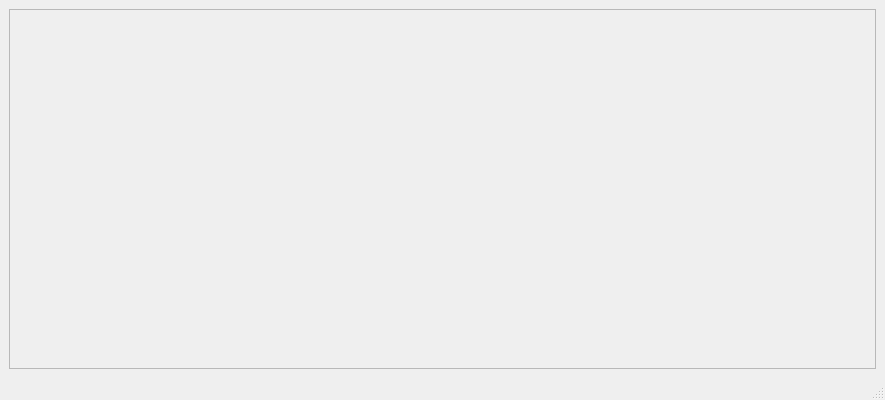
<?xml version="1.0" encoding="UTF-8"?>
<ui version="4.0">
 <class>ViewSecondDose</class>
 <widget class="QMainWindow" name="ViewSecondDose">
  <property name="geometry">
   <rect>
    <x>0</x>
    <y>0</y>
    <width>885</width>
    <height>400</height>
   </rect>
  </property>
  <property name="windowTitle">
   <string>MainWindow</string>
  </property>
  <widget class="QWidget" name="centralwidget">
   <layout class="QHBoxLayout" name="horizontalLayout">
    <item>
     <widget class="QScrollArea" name="scrollArea">
      <property name="widgetResizable">
       <bool>true</bool>
      </property>
      <widget class="QWidget" name="scrollAreaWidgetContents_2">
       <property name="geometry">
        <rect>
         <x>0</x>
         <y>0</y>
         <width>865</width>
         <height>359</height>
        </rect>
       </property>
       <layout class="QHBoxLayout" name="horizontalLayout_4">
        <item>
         <widget class="QWidget" name="widget_2" native="true">
          <layout class="QHBoxLayout" name="horizontalLayout_5">
           <item>
            <layout class="QVBoxLayout" name="verticalLayout_2"/>
           </item>
          </layout>
         </widget>
        </item>
       </layout>
      </widget>
     </widget>
    </item>
   </layout>
  </widget>
  <widget class="QStatusBar" name="statusbar"/>
 </widget>
 <resources/>
 <connections/>
</ui>
